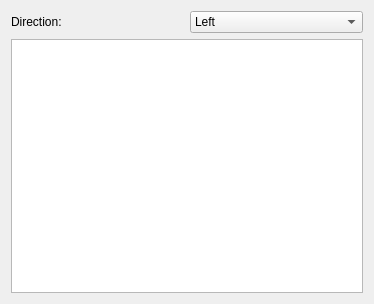
           <widget class="QWidget" name="page_npc">
            <property name="geometry">
             <rect>
              <x>0</x>
              <y>0</y>
              <width>374</width>
              <height>304</height>
             </rect>
            </property>
            <attribute name="label">
             <string>Enemy Placing</string>
            </attribute>
            <layout class="QVBoxLayout" name="verticalLayout_6">
             <item>
              <layout class="QVBoxLayout" name="verticalLayout_4">
               <property name="bottomMargin">
                <number>0</number>
               </property>
               <item>
                <widget class="QWidget" name="horizontalWidget" native="true">
                 <layout class="QHBoxLayout" name="horizontalLayout_5">
                  <property name="leftMargin">
                   <number>0</number>
                  </property>
                  <property name="topMargin">
                   <number>0</number>
                  </property>
                  <property name="rightMargin">
                   <number>0</number>
                  </property>
                  <property name="bottomMargin">
                   <number>0</number>
                  </property>
                  <item>
                   <widget class="QLabel" name="label_7">
                    <property name="text">
                     <string>Direction:</string>
                    </property>
                   </widget>
                  </item>
                  <item>
                   <widget class="QComboBox" name="npc_direction_combo">
                    <property name="sizePolicy">
                     <sizepolicy hsizetype="Preferred" vsizetype="Fixed">
                      <horstretch>0</horstretch>
                      <verstretch>0</verstretch>
                     </sizepolicy>
                    </property>
                    <property name="minimumSize">
                     <size>
                      <width>0</width>
                      <height>16</height>
                     </size>
                    </property>
                    <item>
                     <property name="text">
                      <string>Left</string>
                     </property>
                    </item>
                    <item>
                     <property name="text">
                      <string>Right</string>
                     </property>
                    </item>
                   </widget>
                  </item>
                 </layout>
                </widget>
               </item>
              </layout>
             </item>
             <item>
              <widget class="QListWidget" name="npc_listWidget">
               <property name="sizePolicy">
                <sizepolicy hsizetype="Preferred" vsizetype="Expanding">
                 <horstretch>0</horstretch>
                 <verstretch>0</verstretch>
                </sizepolicy>
               </property>
              </widget>
             </item>
            </layout>
           </widget>
